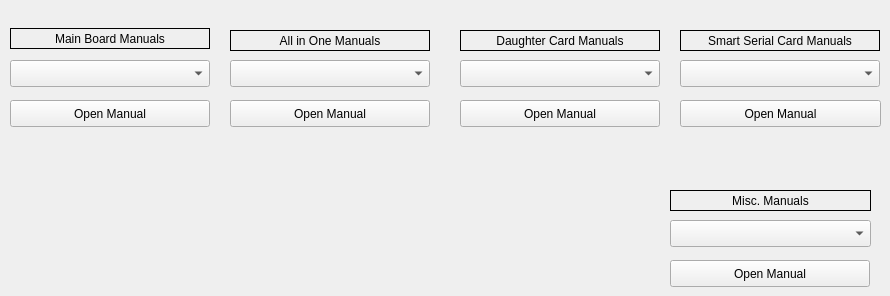
              <widget class="QWidget" name="tab_12">
               <attribute name="title">
                <string>Manuals</string>
               </attribute>
               <widget class="QComboBox" name="mainBoardDocsCB">
                <property name="geometry">
                 <rect>
                  <x>10</x>
                  <y>60</y>
                  <width>200</width>
                  <height>27</height>
                 </rect>
                </property>
               </widget>
               <widget class="QComboBox" name="dauCardDocsCB">
                <property name="geometry">
                 <rect>
                  <x>460</x>
                  <y>60</y>
                  <width>200</width>
                  <height>27</height>
                 </rect>
                </property>
               </widget>
               <widget class="QComboBox" name="otherDocsCB">
                <property name="geometry">
                 <rect>
                  <x>670</x>
                  <y>220</y>
                  <width>201</width>
                  <height>27</height>
                 </rect>
                </property>
               </widget>
               <widget class="QComboBox" name="ssCardDocsCB">
                <property name="geometry">
                 <rect>
                  <x>680</x>
                  <y>60</y>
                  <width>200</width>
                  <height>27</height>
                 </rect>
                </property>
               </widget>
               <widget class="QPushButton" name="OpenManPB_0">
                <property name="geometry">
                 <rect>
                  <x>10</x>
                  <y>100</y>
                  <width>200</width>
                  <height>27</height>
                 </rect>
                </property>
                <property name="text">
                 <string>Open Manual</string>
                </property>
               </widget>
               <widget class="QLabel" name="label_1125">
                <property name="geometry">
                 <rect>
                  <x>10</x>
                  <y>28</y>
                  <width>200</width>
                  <height>21</height>
                 </rect>
                </property>
                <property name="frameShape">
                 <enum>QFrame::Box</enum>
                </property>
                <property name="text">
                 <string>Main Board Manuals</string>
                </property>
                <property name="alignment">
                 <set>Qt::AlignCenter</set>
                </property>
               </widget>
               <widget class="QLabel" name="label_1126">
                <property name="geometry">
                 <rect>
                  <x>460</x>
                  <y>30</y>
                  <width>200</width>
                  <height>21</height>
                 </rect>
                </property>
                <property name="frameShape">
                 <enum>QFrame::Box</enum>
                </property>
                <property name="text">
                 <string>Daughter Card Manuals</string>
                </property>
                <property name="alignment">
                 <set>Qt::AlignCenter</set>
                </property>
               </widget>
               <widget class="QLabel" name="label_1127">
                <property name="geometry">
                 <rect>
                  <x>680</x>
                  <y>30</y>
                  <width>200</width>
                  <height>21</height>
                 </rect>
                </property>
                <property name="frameShape">
                 <enum>QFrame::Box</enum>
                </property>
                <property name="text">
                 <string>Smart Serial Card Manuals</string>
                </property>
                <property name="alignment">
                 <set>Qt::AlignCenter</set>
                </property>
               </widget>
               <widget class="QLabel" name="label_1128">
                <property name="geometry">
                 <rect>
                  <x>670</x>
                  <y>190</y>
                  <width>201</width>
                  <height>21</height>
                 </rect>
                </property>
                <property name="frameShape">
                 <enum>QFrame::Box</enum>
                </property>
                <property name="text">
                 <string>Misc. Manuals</string>
                </property>
                <property name="alignment">
                 <set>Qt::AlignCenter</set>
                </property>
               </widget>
               <widget class="QPushButton" name="OpenManPB_1">
                <property name="geometry">
                 <rect>
                  <x>230</x>
                  <y>100</y>
                  <width>200</width>
                  <height>27</height>
                 </rect>
                </property>
                <property name="text">
                 <string>Open Manual</string>
                </property>
               </widget>
               <widget class="QPushButton" name="OpenManPB_4">
                <property name="geometry">
                 <rect>
                  <x>670</x>
                  <y>260</y>
                  <width>200</width>
                  <height>27</height>
                 </rect>
                </property>
                <property name="text">
                 <string>Open Manual</string>
                </property>
               </widget>
               <widget class="QPushButton" name="OpenManPB_2">
                <property name="geometry">
                 <rect>
                  <x>460</x>
                  <y>100</y>
                  <width>200</width>
                  <height>27</height>
                 </rect>
                </property>
                <property name="text">
                 <string>Open Manual</string>
                </property>
               </widget>
               <widget class="QPushButton" name="OpenManPB_3">
                <property name="geometry">
                 <rect>
                  <x>680</x>
                  <y>100</y>
                  <width>201</width>
                  <height>27</height>
                 </rect>
                </property>
                <property name="text">
                 <string>Open Manual</string>
                </property>
               </widget>
               <widget class="QComboBox" name="comboBoardDocsCB">
                <property name="geometry">
                 <rect>
                  <x>230</x>
                  <y>60</y>
                  <width>200</width>
                  <height>27</height>
                 </rect>
                </property>
               </widget>
               <widget class="QLabel" name="label_1129">
                <property name="geometry">
                 <rect>
                  <x>230</x>
                  <y>30</y>
                  <width>200</width>
                  <height>21</height>
                 </rect>
                </property>
                <property name="frameShape">
                 <enum>QFrame::Box</enum>
                </property>
                <property name="text">
                 <string>All in One Manuals</string>
                </property>
                <property name="alignment">
                 <set>Qt::AlignCenter</set>
                </property>
               </widget>
              </widget>
